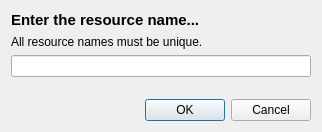
<?xml version="1.0" encoding="UTF-8"?>
<ui version="4.0">
 <class>InputResourceName</class>
 <widget class="QDialog" name="InputResourceName">
  <property name="geometry">
   <rect>
    <x>0</x>
    <y>0</y>
    <width>318</width>
    <height>132</height>
   </rect>
  </property>
  <property name="windowTitle">
   <string>Dialog</string>
  </property>
  <layout class="QVBoxLayout" name="verticalLayout">
   <item>
    <widget class="QLabel" name="label">
     <property name="font">
      <font>
       <pointsize>11</pointsize>
       <weight>75</weight>
       <bold>true</bold>
      </font>
     </property>
     <property name="text">
      <string>Enter the resource name...</string>
     </property>
    </widget>
   </item>
   <item>
    <widget class="QLabel" name="label_2">
     <property name="text">
      <string>All resource names must be unique.</string>
     </property>
    </widget>
   </item>
   <item>
    <widget class="QLineEdit" name="lineEdit"/>
   </item>
   <item>
    <spacer name="verticalSpacer">
     <property name="orientation">
      <enum>Qt::Vertical</enum>
     </property>
     <property name="sizeHint" stdset="0">
      <size>
       <width>300</width>
       <height>16</height>
      </size>
     </property>
    </spacer>
   </item>
   <item>
    <layout class="QHBoxLayout" name="horizontalLayout">
     <item>
      <spacer name="horizontalSpacer">
       <property name="orientation">
        <enum>Qt::Horizontal</enum>
       </property>
       <property name="sizeHint" stdset="0">
        <size>
         <width>40</width>
         <height>20</height>
        </size>
       </property>
      </spacer>
     </item>
     <item>
      <widget class="QPushButton" name="pushButton_2">
       <property name="text">
        <string>OK</string>
       </property>
      </widget>
     </item>
     <item>
      <widget class="QPushButton" name="pushButton">
       <property name="text">
        <string>Cancel</string>
       </property>
      </widget>
     </item>
    </layout>
   </item>
  </layout>
 </widget>
 <resources/>
 <connections>
  <connection>
   <sender>pushButton</sender>
   <signal>clicked()</signal>
   <receiver>InputResourceName</receiver>
   <slot>reject()</slot>
   <hints>
    <hint type="sourcelabel">
     <x>278</x>
     <y>112</y>
    </hint>
    <hint type="destinationlabel">
     <x>422</x>
     <y>211</y>
    </hint>
   </hints>
  </connection>
 </connections>
</ui>
